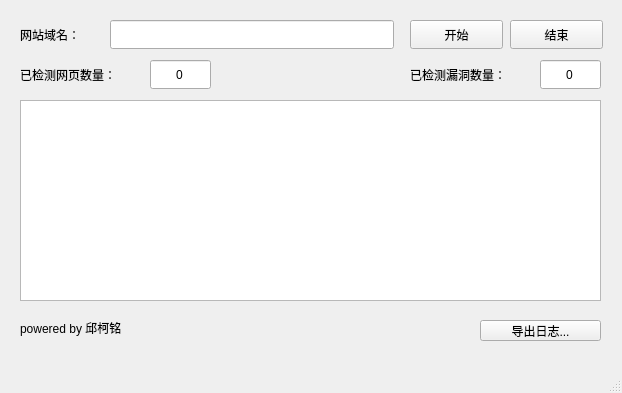
<?xml version="1.0" encoding="UTF-8"?>
<ui version="4.0">
 <class>MainWindow</class>
 <widget class="QMainWindow" name="MainWindow">
  <property name="geometry">
   <rect>
    <x>0</x>
    <y>0</y>
    <width>622</width>
    <height>393</height>
   </rect>
  </property>
  <property name="minimumSize">
   <size>
    <width>622</width>
    <height>393</height>
   </size>
  </property>
  <property name="maximumSize">
   <size>
    <width>622</width>
    <height>393</height>
   </size>
  </property>
  <property name="windowTitle">
   <string>SQL注入检测</string>
  </property>
  <widget class="QWidget" name="centralwidget">
   <widget class="QPushButton" name="state_button">
    <property name="geometry">
     <rect>
      <x>410</x>
      <y>20</y>
      <width>93</width>
      <height>29</height>
     </rect>
    </property>
    <property name="text">
     <string>开始</string>
    </property>
   </widget>
   <widget class="QPushButton" name="end_button">
    <property name="geometry">
     <rect>
      <x>510</x>
      <y>20</y>
      <width>93</width>
      <height>29</height>
     </rect>
    </property>
    <property name="text">
     <string>结束</string>
    </property>
   </widget>
   <widget class="QLabel" name="url_label">
    <property name="geometry">
     <rect>
      <x>20</x>
      <y>20</y>
      <width>81</width>
      <height>29</height>
     </rect>
    </property>
    <property name="sizePolicy">
     <sizepolicy hsizetype="Preferred" vsizetype="Preferred">
      <horstretch>0</horstretch>
      <verstretch>0</verstretch>
     </sizepolicy>
    </property>
    <property name="text">
     <string>网站域名：</string>
    </property>
   </widget>
   <widget class="QToolButton" name="toolButton">
    <property name="geometry">
     <rect>
      <x>480</x>
      <y>320</y>
      <width>121</width>
      <height>21</height>
     </rect>
    </property>
    <property name="text">
     <string>导出日志...</string>
    </property>
   </widget>
   <widget class="QLabel" name="label">
    <property name="geometry">
     <rect>
      <x>20</x>
      <y>320</y>
      <width>141</width>
      <height>16</height>
     </rect>
    </property>
    <property name="text">
     <string>powered by 邱柯铭</string>
    </property>
   </widget>
   <widget class="QTextEdit" name="log">
    <property name="geometry">
     <rect>
      <x>20</x>
      <y>100</y>
      <width>581</width>
      <height>201</height>
     </rect>
    </property>
   </widget>
   <widget class="QLineEdit" name="url_text">
    <property name="geometry">
     <rect>
      <x>110</x>
      <y>20</y>
      <width>284</width>
      <height>29</height>
     </rect>
    </property>
   </widget>
   <widget class="QLabel" name="url_label_2">
    <property name="geometry">
     <rect>
      <x>20</x>
      <y>60</y>
      <width>121</width>
      <height>29</height>
     </rect>
    </property>
    <property name="sizePolicy">
     <sizepolicy hsizetype="Preferred" vsizetype="Preferred">
      <horstretch>0</horstretch>
      <verstretch>0</verstretch>
     </sizepolicy>
    </property>
    <property name="text">
     <string>已检测网页数量：</string>
    </property>
   </widget>
   <widget class="QLineEdit" name="url_num_text">
    <property name="geometry">
     <rect>
      <x>150</x>
      <y>60</y>
      <width>61</width>
      <height>29</height>
     </rect>
    </property>
    <property name="text">
     <string>0</string>
    </property>
    <property name="alignment">
     <set>Qt::AlignCenter</set>
    </property>
   </widget>
   <widget class="QLabel" name="url_label_3">
    <property name="geometry">
     <rect>
      <x>410</x>
      <y>60</y>
      <width>121</width>
      <height>29</height>
     </rect>
    </property>
    <property name="sizePolicy">
     <sizepolicy hsizetype="Preferred" vsizetype="Preferred">
      <horstretch>0</horstretch>
      <verstretch>0</verstretch>
     </sizepolicy>
    </property>
    <property name="text">
     <string>已检测漏洞数量：</string>
    </property>
   </widget>
   <widget class="QLineEdit" name="sql_num_text">
    <property name="geometry">
     <rect>
      <x>540</x>
      <y>60</y>
      <width>61</width>
      <height>29</height>
     </rect>
    </property>
    <property name="text">
     <string>0</string>
    </property>
    <property name="alignment">
     <set>Qt::AlignCenter</set>
    </property>
   </widget>
  </widget>
  <widget class="QMenuBar" name="menubar">
   <property name="geometry">
    <rect>
     <x>0</x>
     <y>0</y>
     <width>622</width>
     <height>26</height>
    </rect>
   </property>
  </widget>
  <widget class="QStatusBar" name="statusbar"/>
 </widget>
 <resources/>
 <connections/>
</ui>
